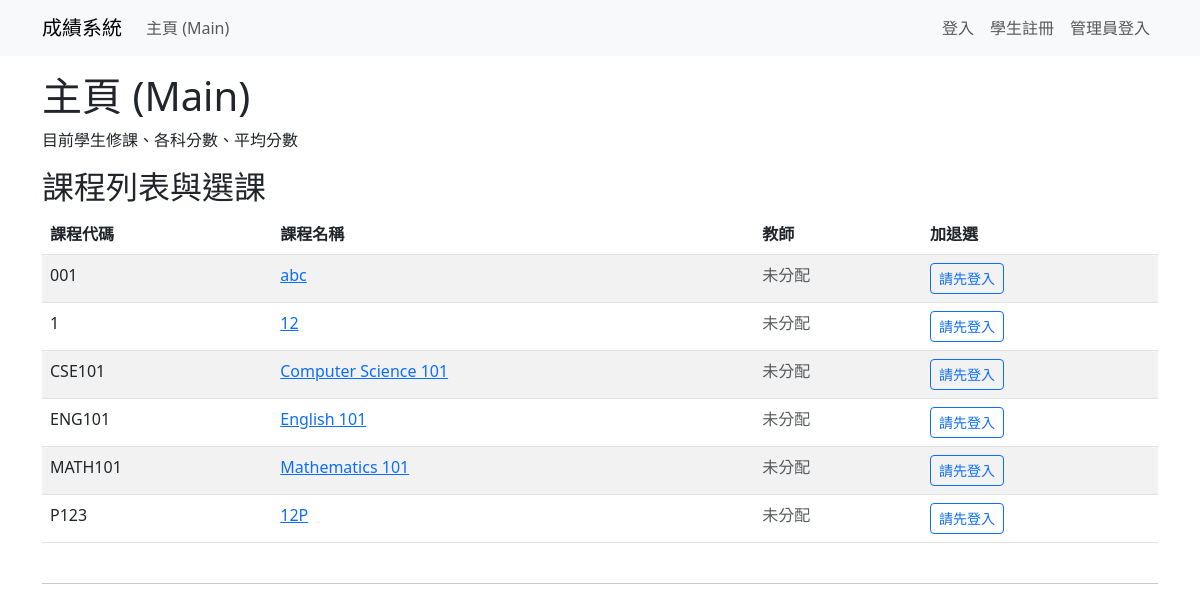
Before: /main/ with the older database file.
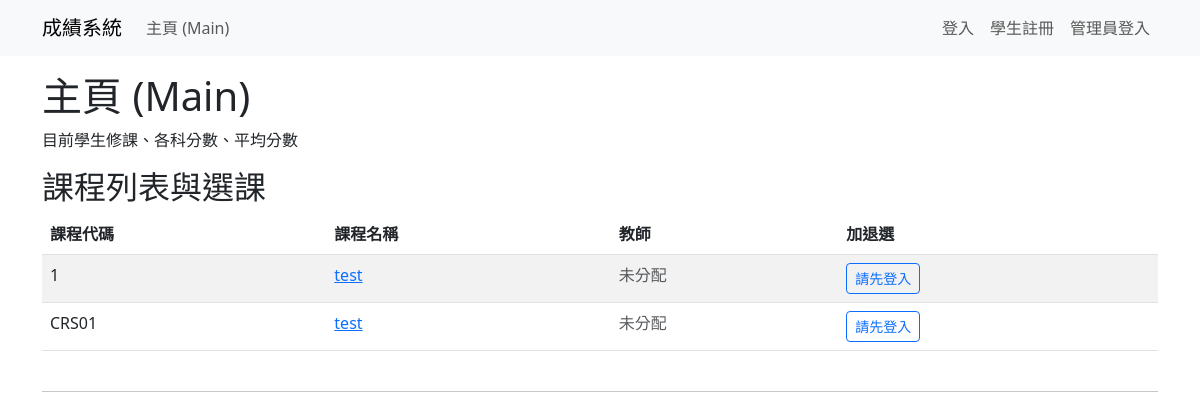
After: the same page with the newer database file.
### grades/models.py (models this page shows, shortened)
class Course(models.Model):
    SCHEDULE_CHOICES = [
        ('週一', [
            ('MON_1', '第1節 08:00-09:00'),
            ('MON_2', '第2節 09:10-10:10'),
            ('MON_3', '第3節 10:20-11:20'),
            ('MON_4', '第4節 11:30-12:30'),
            ('MON_5', '第5節 13:30-14:30'),
            ('MON_6', '第6節 14:40-15:40'),
            ('MON_7', '第7節 15:50-16:50'),
            ('MON_8', '第8節 17:00-18:00'),
        ]),
        ('週二', [
            ('TUE_1', '第1節 08:00-09:00'),
            ('TUE_2', '第2節 09:10-10:10'),
            ('TUE_3', '第3節 10:20-11:20'),
            ('TUE_4', '第4節 11:30-12:30'),
            ('TUE_5', '第5節 13:30-14:30'),
            ('TUE_6', '第6節 14:40-15:40'),
            ('TUE_7', '第7節 15:50-16:50'),
            ('TUE_8', '第8節 17:00-18:00'),
        ]),
        ('週三', [
            ('WED_1', '第1節 08:00-09:00'),
            ('WED_2', '第2節 09:10-10:10'),
            ('WED_3', '第3節 10:20-11:20'),
            ('WED_4', '第4節 11:30-12:30'),
            ('WED_5', '第5節 13:30-14:30'),
            ('WED_6', '第6節 14:40-15:40'),
            ('WED_7', '第7節 15:50-16:50'),
            ('WED_8', '第8節 17:00-18:00'),
        ]),
        ('週四', [
            ('THU_1', '第1節 08:00-09:00'),
            ('THU_2', '第2節 09:10-10:10'),
            ('THU_3', '第3節 10:20-11:20'),
            ('THU_4', '第4節 11:30-12:30'),
            ('THU_5', '第5節 13:30-14:30'),
            ('THU_6', '第6節 14:40-15:40'),
            ('THU_7', '第7節 15:50-16:50'),
            ('THU_8', '第8節 17:00-18:00'),
        ]),
        ('週五', [
            ('FRI_1', '第1節 08:00-09:00'),
            ('FRI_2', '第2節 09:10-10:10'),
            ('FRI_3', '第3節 10:20-11:20'),
            ('FRI_4', '第4節 11:30-12:30'),
            ('FRI_5', '第5節 13:30-14:30'),
            ('FRI_6', '第6節 14:40-15:40'),
            ('FRI_7', '第7節 15:50-16:50'),
            ('FRI_8', '第8節 17:00-18:00'),
        ]),
    ]
    name = models.CharField(max_length=100, verbose_name="課程名稱")
    code = models.CharField(max_length=20, unique=True, verbose_name="課程號碼")
    description = models.TextField(blank=True, verbose_name="課程描述")
    schedule = models.CharField(max_length=200, blank=False, verbose_name="上課時間")
    credits = models.PositiveSmallIntegerField(default=3, verbose_name="學分數")
    teacher = models.ForeignKey(
        User,
        null=True,
        blank=True,
        on_delete=models.SET_NULL,
        related_name='teaching_courses',
        verbose_name="任課教師",
    )
    capacity = models.PositiveIntegerField(default=40, verbose_name="課程人數上限")

### grades/views.py (the view)
# urls.py: path('main/', views.main, name='main'),
def main(request):
    if request.user.is_authenticated:
        return redirect(_post_login_url(request.user))
    students = User.objects.filter(is_staff=False).order_by('username')
    rows = []
    for s in students:
        enrollments = Enrollment.objects.filter(student=s).select_related('course')
        avg = None
        if hasattr(s, 'avg_grade') and callable(getattr(s, 'avg_grade')):
            try:
                avg = s.avg_grade()
            except Exception:
                avg = None
        rows.append({'student': s, 'enrollments': enrollments, 'avg': avg})
    courses = Course.objects.all().order_by('code')
    return render(request, 'main.html', {'rows': rows, 'courses': courses})

### grades/models.py (called while the page is built)
def _user_avg_grade(self):
    qs = Enrollment.objects.filter(student=self)
    total = 0.0
    count = 0
    for e in qs:
        for g in (e.midterm_grade, e.final_grade):
            if g is not None:
                try:
                    total += float(g)
                    count += 1
                except (TypeError, ValueError):
                    continue
    if count == 0:
        return None
    return round(total / count, 2)

### templates/main.html (shortened to what this page needs)
{% extends "base.html" %}
{% block content %}
<h1>主頁 (Main)</h1>
<p>目前學生修課、各科分數、平均分數</p>
<h2>課程列表與選課</h2>
<div class="table-responsive mb-4">
  <table class="table table-striped">
    <thead>
      <tr>
        <th>課程代碼</th>
        <th>課程名稱</th>
        <th>教師</th>
        <th>加退選</th>
      </tr>
    </thead>
    <tbody>
      {% for course in courses %}
        <tr>
          <td>{{ course.code }}</td>
          <td><a href="{% url 'course_detail' course.id %}">{{ course.name }}</a></td>
          <td>
            {% if course.teacher and course.teacher.user and course.teacher.user.profile and course.teacher.user.profile.is_teacher %}
              {{ course.teacher.user.username }}
            {% else %}
              <span class="text-muted">未分配</span>
            {% endif %}
          </td>
          <td>
            {% if user.is_authenticated %}
            <form method="post" action="{% url 'enroll_course' %}" style="display: inline">
              {% csrf_token %}
              <input type="hidden" name="course_id" value="{{ course.id }}">
              <input type="hidden" name="action" value="enroll">
              <button type="submit" class="btn btn-sm btn-primary">加選</button>
            </form>
            {% else %}
            <a href="{% url 'login' %}?next={% url 'main' %}" class="btn btn-sm btn-outline-primary">請先登入</a>
            {% endif %}
          </td>
        </tr>
      {% empty %}
        <tr><td colspan="4" class="text-center">目前沒有課程</td></tr>
      {% endfor %}
    </tbody>
  </table>
</div>
<hr>
{% endblock %}

Changed rows visible on the page:
removed Course: code "001", name "abc", shows "未分配"
removed Course: code "1", name "12", shows "未分配"
removed Course: code "CSE101", name "Computer Science 101", shows "未分配"
removed Course: code "ENG101", name "English 101", shows "未分配"
removed Course: code "MATH101", name "Mathematics 101", shows "未分配"
removed Course: code "P123", name "12P", shows "未分配"
added Course: code "1", name "test", shows "未分配"
added Course: code "CRS01", name "test", shows "未分配"
